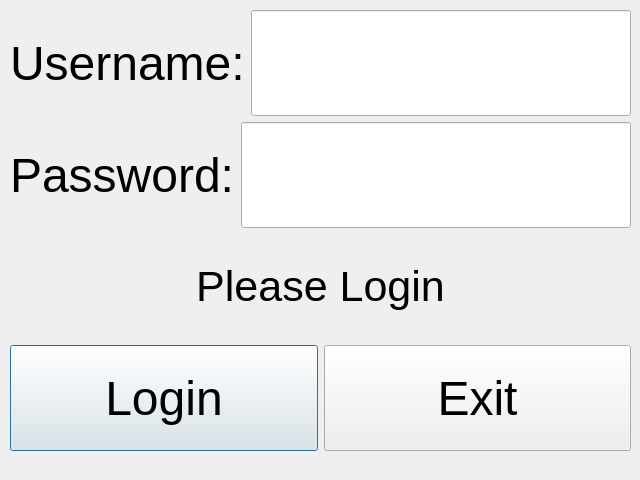
<?xml version="1.0" encoding="UTF-8"?>
<ui version="4.0">
 <class>AdminLoginDialog</class>
 <widget class="QDialog" name="AdminLoginDialog">
  <property name="geometry">
   <rect>
    <x>0</x>
    <y>0</y>
    <width>640</width>
    <height>480</height>
   </rect>
  </property>
  <property name="windowTitle">
   <string>Dialog</string>
  </property>
  <widget class="QWidget" name="layoutWidget">
   <property name="geometry">
    <rect>
     <x>10</x>
     <y>10</y>
     <width>621</width>
     <height>441</height>
    </rect>
   </property>
   <layout class="QVBoxLayout" name="verticalLayout">
    <item>
     <layout class="QHBoxLayout" name="horizontalLayout">
      <item>
       <widget class="QLabel" name="adminLoginUserLabel">
        <property name="font">
         <font>
          <pointsize>36</pointsize>
         </font>
        </property>
        <property name="text">
         <string>Username:</string>
        </property>
       </widget>
      </item>
      <item>
       <widget class="QLineEdit" name="adminLoginUserLineEdit">
        <property name="sizePolicy">
         <sizepolicy hsizetype="Expanding" vsizetype="Preferred">
          <horstretch>0</horstretch>
          <verstretch>0</verstretch>
         </sizepolicy>
        </property>
        <property name="font">
         <font>
          <pointsize>36</pointsize>
         </font>
        </property>
       </widget>
      </item>
     </layout>
    </item>
    <item>
     <layout class="QHBoxLayout" name="horizontalLayout_2">
      <item>
       <widget class="QLabel" name="adminLoginPassLabel">
        <property name="font">
         <font>
          <pointsize>36</pointsize>
         </font>
        </property>
        <property name="text">
         <string>Password:</string>
        </property>
       </widget>
      </item>
      <item>
       <widget class="QLineEdit" name="adminLoginPassLineEdit">
        <property name="sizePolicy">
         <sizepolicy hsizetype="Expanding" vsizetype="Preferred">
          <horstretch>0</horstretch>
          <verstretch>0</verstretch>
         </sizepolicy>
        </property>
        <property name="font">
         <font>
          <pointsize>36</pointsize>
         </font>
        </property>
        <property name="echoMode">
         <enum>QLineEdit::Password</enum>
        </property>
       </widget>
      </item>
     </layout>
    </item>
    <item>
     <widget class="QLabel" name="adminLoginWarningLabel">
      <property name="font">
       <font>
        <pointsize>32</pointsize>
       </font>
      </property>
      <property name="text">
       <string>&lt;center&gt;Please Login&lt;/center&gt;</string>
      </property>
     </widget>
    </item>
    <item>
     <layout class="QHBoxLayout" name="horizontalLayout_3">
      <item>
       <widget class="QPushButton" name="adminLogSubmitPushButton">
        <property name="sizePolicy">
         <sizepolicy hsizetype="Minimum" vsizetype="Preferred">
          <horstretch>0</horstretch>
          <verstretch>0</verstretch>
         </sizepolicy>
        </property>
        <property name="font">
         <font>
          <pointsize>36</pointsize>
         </font>
        </property>
        <property name="text">
         <string>Login</string>
        </property>
       </widget>
      </item>
      <item>
       <widget class="QPushButton" name="adminLogExitPushButton">
        <property name="sizePolicy">
         <sizepolicy hsizetype="Minimum" vsizetype="Preferred">
          <horstretch>0</horstretch>
          <verstretch>0</verstretch>
         </sizepolicy>
        </property>
        <property name="font">
         <font>
          <pointsize>36</pointsize>
         </font>
        </property>
        <property name="text">
         <string>Exit</string>
        </property>
       </widget>
      </item>
     </layout>
    </item>
   </layout>
  </widget>
 </widget>
 <resources/>
 <connections/>
</ui>
